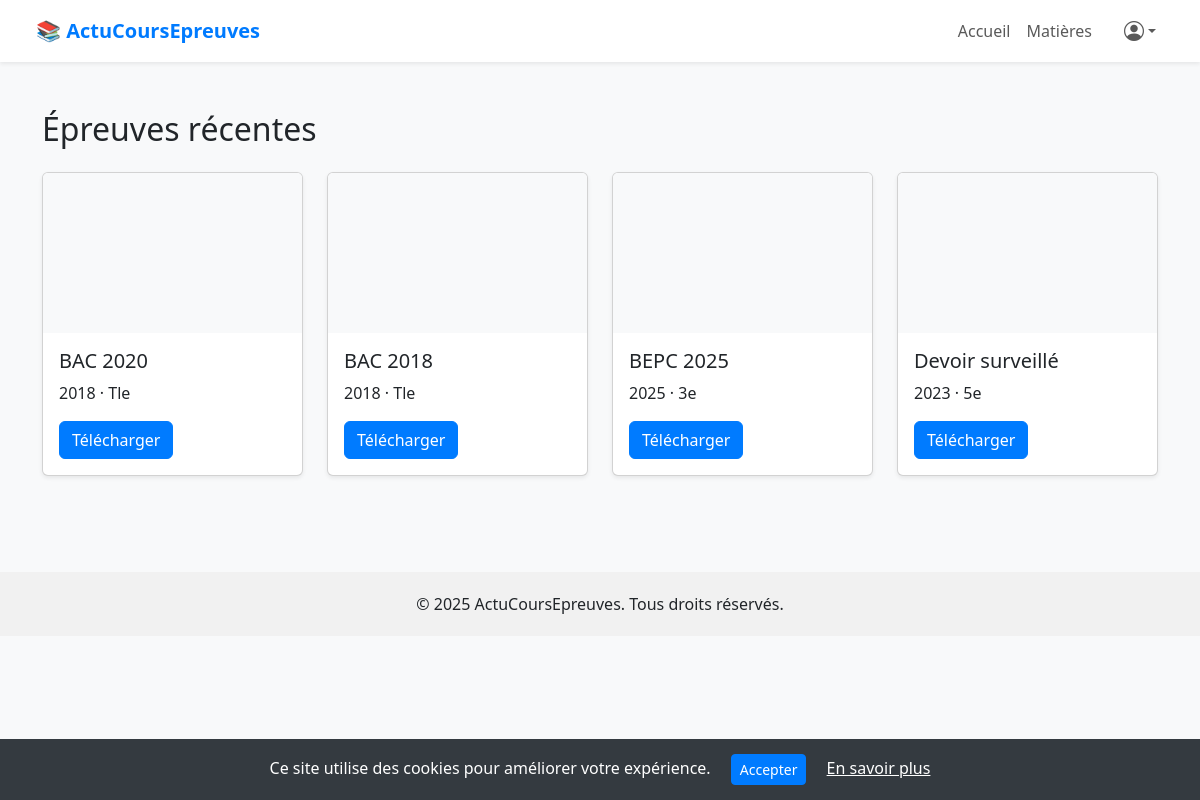
The page /epreuves-recentes/ (signed in) on the database its author committed.
### blog/models.py (models this page shows, shortened)
class Epreuve(models.Model):
    niveau = models.CharField(max_length=100, choices=NIVEAUX, default='Tle')
    titre = models.CharField(max_length=255)
    lien_drive = models.URLField(blank=True, null=True)
    lien_drive_corrige = models.URLField(blank=True, null=True)
    prix = models.DecimalField(max_digits=6, decimal_places=2)
    matiere = models.ForeignKey(Matiere, on_delete=models.CASCADE)
    annee = models.PositiveIntegerField(default='2024')
    telechargements = models.IntegerField(default=0)
    created_at = models.DateTimeField(auto_now_add=True)
    utilisateurs_telechargeurs = models.ManyToManyField(User, blank=True)

### blog/views.py (the view)
# urls.py: path('epreuves-recentes/', views.epreuves_recentes, name='epreuves_recentes'),
def epreuves_recentes(request):
    epreuves = Epreuve.objects.order_by('-created_at')[:10]
    for e in epreuves:
        e.icon = get_matiere_icon(e.matiere.nom if e.matiere else "")
    return render(request, 'epreuves_recentes.html', {'epreuves': epreuves})

### blog/utils.py (called while the page is built)
def get_matiere_icon(nom):
    return {
        "Mathématiques": "📐",
        "Physique-Chimie": "⚛️",
        "Français": "📚",
        "SVT": "🔬",
        "Anglais": "🇬🇧",
        "Histoire-Géographie": "🌍",
        "Philosophie": "🤔",
        "EPS": "🏃",
        "Informatique": "💻",
        "Économie": "💰",
        "Technologie": "🔧",
        "Espagnol": "🗣️",
        "Allemand": "🗣️",
        "Arts Appliqués": "🎨",
    }.get(nom, "📘")

### blog/templates/epreuves_recentes.html (shortened to what this page needs)
{% extends 'base.html' %}
{% block content %}
<div class="container py-5">
  <h2 class="mb-4">Épreuves récentes</h2>
  <div class="row row-cols-1 row-cols-md-2 row-cols-lg-4 g-4">
    {% for epreuve in epreuves %}
      <div class="col">
        <div class="card h-100 shadow-sm">
          <div class="card-img-top d-flex justify-content-center align-items-center bg-light" style="height: 160px; font-size: 4rem;">
          </div>
          <div class="card-body">
            <h5 class="card-title">{{ epreuve.titre }}</h5>
            <p>{{ epreuve.annee }} · {{ epreuve.niveau }}</p>
            <div class="d-flex justify-content-between">
              <a href="{% url 'telecharger_epreuve' epreuve.id %}" class="btn btn-primary">Télécharger</a>
            </div>
          </div>
        </div>
      </div>
    {% empty %}
      <p>Aucune épreuve trouvée.</p>
    {% endfor %}
  </div>
</div>
{% endblock %}

### blog/templates/base.html (style rules this page uses)
body { background-color: #f8f9fa; }
.btn-primary { background-color: #007bff; border-color: #007bff; }

### rows shown on the page
Epreuve: titre "BAC 2020", annee "2018", niveau "Tle"
Epreuve: titre "BAC 2018", annee "2018", niveau "Tle"
Epreuve: titre "BEPC 2025", annee "2025", niveau "3e"
Epreuve: titre "Devoir surveillé", annee "2023", niveau "5e"
